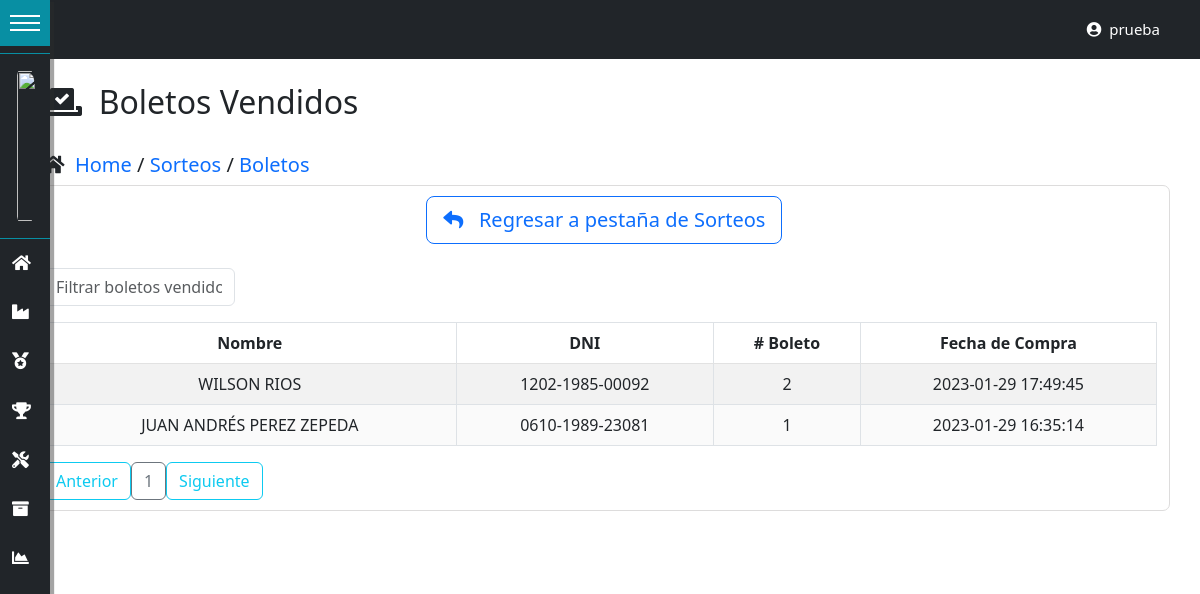
The app's page /boletos?id=1 (signed in) with its own data.
### tables this page shows
CREATE TABLE IF NOT EXISTS `boletos` (
  `id_boleto` int(11) NOT NULL AUTO_INCREMENT,
  `id_usuario` int(11) NOT NULL,
  `id_sorteo` int(11) NOT NULL,
  `numero_boleto` int(4) NOT NULL,
  `fecha_compra` datetime NOT NULL,
  PRIMARY KEY (`id_boleto`) USING BTREE,
  KEY `IdUsuario` (`id_usuario`) USING BTREE,
  KEY `Índice 3` (`id_sorteo`),
  CONSTRAINT `FK_boletos_sorteos` FOREIGN KEY (`id_sorteo`) REFERENCES `sorteos` (`id_sorteo`) ON DELETE NO ACTION ON UPDATE NO ACTION,
  CONSTRAINT `FK_boletos_usuarios` FOREIGN KEY (`id_usuario`) REFERENCES `usuarios` (`id_usuario`) ON DELETE NO ACTION ON UPDATE NO ACTION
);

CREATE TABLE IF NOT EXISTS `personas` (
  `id_persona` int(11) NOT NULL AUTO_INCREMENT,
  `nombres` varchar(50) DEFAULT NULL,
  `apellidos` varchar(50) DEFAULT NULL,
  `dni` varchar(20) DEFAULT NULL,
  `telefono` varchar(15) DEFAULT NULL,
  `sexo` enum('Masculino','Femenino') DEFAULT NULL,
  `direccion` varchar(300) DEFAULT NULL,
  `creado_por` varchar(30) DEFAULT NULL,
  `fecha_creacion` datetime DEFAULT NULL,
  `modificado_por` varchar(30) DEFAULT NULL,
  `fecha_modificacion` datetime DEFAULT NULL,
  PRIMARY KEY (`id_persona`)
);

### controladores/vistasControlador.php (called while the page is built, shortened)
<?php
	class vistasControlador extends vistasModelo{
		public function obtener_plantilla_controlador(){
			return require_once "./vistas/plantilla.php";
		}
	}

### index.php (called while the page is built, shortened)
<?php
	require_once "./controladores/vistasControlador.php";
	$plantilla = new vistasControlador();
	$plantilla->obtener_plantilla_controlador();

### config/conexion.php (called while the page is built, shortened)
<?php
class ConexionBD{
    protected $manejador = "mysql";
    private static $servidor = "localhost";
    private static $usuario = "root";
    private static $pass = "";
    protected $db_name = "dbsorteo";
    protected function getConexion(){
        try{
            $parametros=array(PDO::ATTR_PERSISTENT=>true,PDO::MYSQL_ATTR_INIT_COMMAND=>"SET NAMES utf8");
            $this->conexion=new PDO($this->manejador.":host=".self::$servidor.";dbname=".$this->db_name,self::$usuario,self::$pass,$parametros);
            return $this->conexion;
        }
        catch(PDOException $e){
            echo 'Error en la conexion a la BD :'.$e->getMessage();
        }
    }
}

### DatosTablas/obtenerDatosPermisos.php (called while the page is built, shortened)
<?php
require_once("./config/conexion.php");
class obtenerDatosPermisos extends ConexionBD{
    public function datosPermisosID($id_rol,$id_mod){
        $sql="SELECT * FROM permisos where id_rol='$id_rol' and id_modulo='$id_mod'";
        $resultado=$this->conexion->query($sql) or die ($sql);
        return $resultado;
    }
}

### DatosTablas/obtenerDatosSorteos.php (called while the page is built, shortened)
<?php
require_once("./config/conexion.php");
class obtenerDatosSorteos extends ConexionBD{
    public function boletosComprados($id){
        $sql="SELECT b.id_boleto, b.id_usuario, b.id_sorteo, p.nombres,p.apellidos, p.dni, s.nombre_sorteo,
        b.numero_boleto,b.fecha_compra, u.id_persona from boletos b
        inner join usuarios u on u.id_usuario=b.id_usuario
        inner join sorteos s on s.id_sorteo=b.id_sorteo
        inner join personas p on p.id_persona=u.id_persona
        where b.id_sorteo='$id'
        order by b.numero_boleto desc";
        $resultado=$this->conexion->query($sql) or die ($sql);
        return $resultado;
    }
}

### vistas/contenidos/boletos-view.php (the view, shortened to what this page needs)
<?php
include("./DatosTablas/obtenerDatosSorteos.php");
include("./DatosTablas/obtenerDatosPermisos.php");
	$id_rol=$_SESSION['id_rol'];
	$datos=new obtenerDatosPermisos();
    $resultado=$datos->datosPermisosID($id_rol,5);
?>
<br>
<div class="container">
    <h2><i class="fas fa-vote-yea"></i>&nbsp; Boletos Vendidos</h2>
</div>
<br>
<div class="container">
    <h5><i class="fas fa-home"></i>&nbsp;
    <a href="<?php echo SERVERURL?>dashboard/"> Home </a>
    /
    <a href="<?php echo SERVERURL?>sorteos/"> Sorteos </a>
    /
    <a href="<?php echo SERVERURL?>boletos/"> Boletos </a></h5>
</div>
<div class="container contenedor-tabla">
    <div class="container">
    <div class="row">
        <div class="col-4"></div>
        <div class="col-6">
            <a href="<?php echo SERVERURL?>sorteos/">
            <div class="btn btn-outline-primary btn-lg"><i class="fas fa-reply"></i> &nbsp; Regresar a pestaña de Sorteos</div>
            </a>
        </div>
        <div class="col-2"></div>
    </div>
    </div>
<div class="table-responsive">
<?php
	$host= $_SERVER["HTTP_HOST"];
	$url= $_SERVER["REQUEST_URI"];
	$url_completa="http://" . $host . $url;
	$id = explode('=',$url_completa)[1];
	?>
    <br>
        <input type="text" id="searchBox" class="form-control" onkeyup="filterTable()" placeholder="Filtrar boletos vendidos">
    <table id="datos-usuario" class="table table-bordered table-striped text-center">
        <thead>
            <tr>
                <th>Nombre</th>
                <th>DNI</th>
                <th># Boleto</th>
                <th>Fecha de Compra</th>
            </tr>
        </thead>
        <tbody class="body">
        <?php
                $datos=new obtenerDatosSorteos();
                $resultado=$datos->boletosComprados($id);
                foreach ($resultado as $fila){
            ?>
            <tr>
                <td><?php echo $fila['nombres'] . ' ' . $fila['apellidos']; ?></td>
                <td><?php echo $fila['dni']; ?></td>
                <td><?php echo $fila['numero_boleto']; ?></td>
                <td><?php echo $fila['fecha_compra']; ?></td>
            </tr>
            <?php
                    }
            ?>
        </tbody>
    </table>
</div>
<div id="paginador" class=""></div>
</div>
<br>
<br>

### vistas/css/Estilo-Form.css (style rules this page uses)
.contenedor-tabla { border: 1px solid #dddcdc; -moz-border-radius: 7px; -webkit-border-radius: 7px; padding: 10px; }
#searchBox { width:12rem; }
#datos-usuario { width: 100%; border-collapse: collapse; background-color:white; }
.contenedor-tabla { background-color:white; }
#datos-usuario th, td { padding: 8px; text-align: center; border-bottom: 1px solid rgb(226, 226, 226); }
#datos-usuario tr:nth-child(even) { background-color: #fafafa; }
.container h5 a { text-decoration: none; }

### vistas/css/estilos-vistas.css (style rules this page uses)
:root { --width:17rem; --pading:12px; --bgcoolor:rgb(33, 37, 41); --hovercolor:#088fa3; --width-collapsed:50px; }
body { font-size:18px; padding:0; margin: 0; margin-left:var(--width-collapsed); }

### records on screen
boletos: personas.nombres "WILSON", personas.apellidos "RIOS", personas.dni "1202-1985-00092", numero_boleto "2", fecha_compra "2023-01-29 17:49:45"
boletos: personas.nombres "JUAN ANDRÉS", personas.apellidos "PEREZ ZEPEDA", personas.dni "0610-1989-23081", numero_boleto "1", fecha_compra "2023-01-29 16:35:14"

### other values on screen
$_SESSION['usuario_login'] "prueba"
